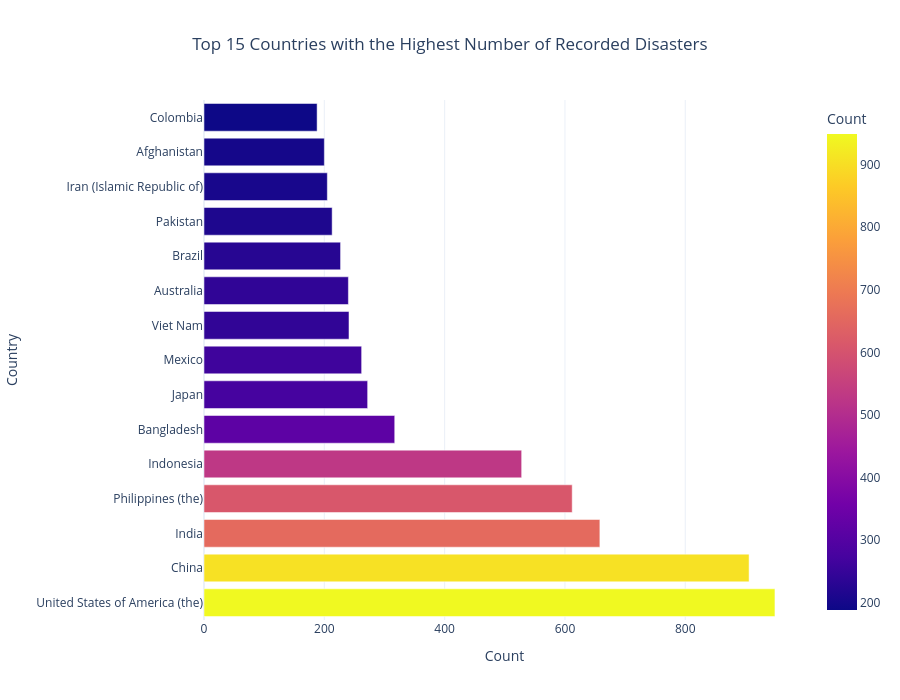

Write notebook code for a chart like this one.
### Code cell
#Visualization 4: Top 15 Countries
country = (
    df["Country"]
      .value_counts()
      .head(15)
      .reset_index()
)

country.columns = [
    "Country",
    "Count"
]

fig = px.bar(
    country,
    x="Count",
    y="Country",
    orientation="h",
    color="Count",
    title="Top 15 Countries with the Highest Number of Recorded Disasters"
)

fig.update_layout(
    template="plotly_white",
    title_x=0.5,
    height=700
)

fig.show()

### Figure 1 — Plotly figure (JSON) as saved in the notebook; plotly's stock layout.template omitted (floating-point values rounded to 4 significant figures)
{"data": [{"hovertemplate": "Count=%{marker.color}<br>Country=%{y}<extra></extra>", "legendgroup": "", "marker": {"color": [949, 906, 658, 612, 528, 317, 272, 262, 241, 240, 227, 213, 205, 200, 188], "coloraxis": "coloraxis", "pattern": {"shape": ""}}, "name": "", "orientation": "h", "showlegend": false, "textposition": "auto", "type": "bar", "x": [949, 906, 658, 612, 528, 317, 272, 262, 241, 240, 227, 213, 205, 200, 188], "xaxis": "x", "y": ["United States of America (the)", "China", "India", "Philippines (the)", "Indonesia", "Bangladesh", "Japan", "Mexico", "Viet Nam", "Australia", "Brazil", "Pakistan", "Iran (Islamic Republic of)", "Afghanistan", "Colombia"], "yaxis": "y"}], "layout": {"barmode": "relative", "coloraxis": {"colorbar": {"title": {"text": "Count"}}, "colorscale": [[0, "#0d0887"], [0.1111, "#46039f"], [0.2222, "#7201a8"], [0.3333, "#9c179e"], [0.4444, "#bd3786"], [0.5556, "#d8576b"], [0.6667, "#ed7953"], [0.7778, "#fb9f3a"], [0.8889, "#fdca26"], [1, "#f0f921"]]}, "height": 700, "legend": {"tracegroupgap": 0}, "title": {"text": "Top 15 Countries with the Highest Number of Recorded Disasters", "x": 0.5}, "xaxis": {"anchor": "y", "domain": [0, 1], "title": {"text": "Count"}}, "yaxis": {"anchor": "x", "domain": [0, 1], "title": {"text": "Country"}}}}
